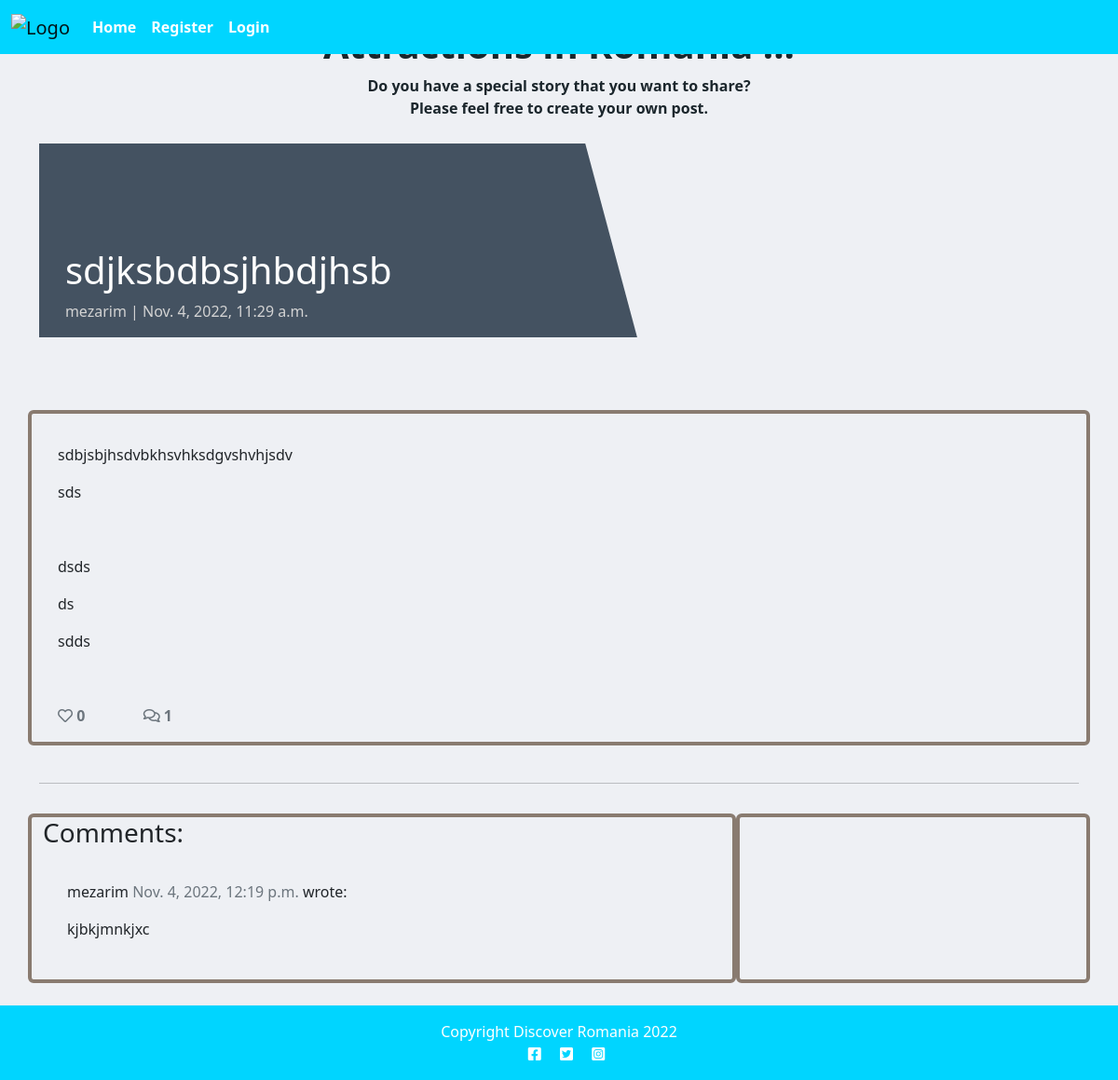
The page /sdjksbdbsjhbdjhsb/ on the database its author committed.
### blog/models.py (models this page shows, shortened)
class Post(models.Model):
    title = models.CharField(max_length=200, unique=True)
    slug = models.SlugField(max_length=200, unique=True)
    author = models.ForeignKey(
        User, on_delete=models.CASCADE, related_name="blog_posts"
    )
    featured_image = CloudinaryField('image', default='placeholder')
    excerpt = models.TextField(blank=True)
    updated_on = models.DateTimeField(auto_now=True)
    content = models.TextField()
    created_on = models.DateTimeField(auto_now_add=True)
    status = models.IntegerField(choices=STATUS, default=0)
    likes = models.ManyToManyField(
        User, related_name='blogpost_like', blank=True)
    class Meta:
        ordering = ["-created_on"]
    def number_of_likes(self):
        return self.likes.count()

class Comment(models.Model):
    post = models.ForeignKey(Post, on_delete=models.CASCADE,
                             related_name="comments")
    name = models.CharField(max_length=80)
    email = models.EmailField()
    body = models.TextField()
    created_on = models.DateTimeField(auto_now_add=True)
    approved = models.BooleanField(default=False)
    class Meta:
        ordering = ["created_on"]

### blog/views.py (the view, shortened to what this page needs)
# urls.py: path('<slug:slug>/', views.PostDetail.as_view(), name='post_detail'),
class PostDetail(View):
    def get(self, request, slug, *args, **kwargs):
        queryset = Post.objects.filter(status=1)
        post = get_object_or_404(queryset, slug=slug)
        comments = post.comments.filter(approved=True).order_by("-created_on")
        liked = False
        if post.likes.filter(id=self.request.user.id).exists():
            liked = True
        return render(
            request,
            "post_detail.html",
            {
                "post": post,
                "comments": comments,
                "commented": False,
                "liked": liked,
                "comment_form": CommentForm()
            },
        )

### templates/post_detail.html (shortened to what this page needs)
{% extends 'base.html' %} {% block content %}
{% load crispy_forms_tags %}
<div class="masthead">
    <div class="container">
        <div class="row g-0">
            <div class="col-md-6 masthead-text">
                <h1 class="post-title">{{ post.title }}</h1>
                <p class="post-subtitle">{{ post.author }} | {{ post.created_on }}</p>
            </div>
            <div class="d-none d-md-block col-md-6 masthead-image">
            </div>
        </div>
    </div>
</div>
<div class="container">
    <div class="row">
        <div class="col card mb-4  mt-3 left  top">
            <div class="card-body">
                <p class="card-text ">
                    {{ post.content | safe }}
                </p>
                <div class="row">
                    <div class="col-1">
                        <strong class="text-secondary"><i class="far fa-heart"></i> {{ post.number_of_likes }} </strong>
                    </div>
                    <div class="col-1">
                        {% with comments.count as total_comments %}
                        <strong class="text-secondary"><i class="far fa-comments"></i>
                            {{ total_comments }}</strong>
                        {% endwith %}
                    </div>
                </div>
            </div>
        </div>
    </div>
    <div class="row">
        <div class="col">
            <hr>
        </div>
    </div>
    <div class="row">
        <div class="col-md-8 card mb-4  mt-3 ">
            <h3>Comments:</h3>
            <div class="card-body">
                {% for comment in comments %}
                <div class="comments" style="padding: 10px;">
                    <p class="font-weight-bold">
                        {{ comment.name }}
                        <span class=" text-muted font-weight-normal">
                            {{ comment.created_on }}
                        </span> wrote:
                    </p>
                    {{ comment.body | linebreaks }}
                </div>
                {% endfor %}
            </div>
        </div>
        <div class="col-md-4 card mb-4  mt-3 ">
            <div class="card-body">
            </div>
        </div>
    </div>
</div>
{% endblock content %}

### static/css/style.css (style rules this page uses)
body { background-color: #EEF0F4; }
.main-bg { background-color: #EEF0F4; }
.card { border: 4px solid #897B70; background-color:#EEF0F4; }
.masthead { margin-top: 10px; overflow: hidden; position: relative; display: inline-block; height: 33vh; width: 100%; }
.masthead-text { background-color: #445261; color: white; position: relative; }
.masthead-image { position: relative; overflow: hidden; }
.masthead-image:after { content: ""; position: absolute; top: 0; right: 90%; height: 100%; width: 150%; background: #445261; -webkit-transform: skew(15deg); -moz-transform: skew(15deg); transform: skew(15deg); z-index: 100; }
.post-title { margin-top: 20%; margin-left: 5%; }
.post-subtitle { margin-left: 5%; color: lightgray; }

### rows shown on the page
Post: title "sdjksbdbsjhbdjhsb", author "mezarim", created_on "Nov. 4, 2022, 11:29 a.m.", content "sdbjsbjhsdvbkhsvhksdgvshvhjsdv sds dsds ds sdds", number_of_likes "0"
Comment: name "mezarim", created_on "Nov. 4, 2022, 12:19 p.m.", body "kjbkjmnkjxc"

### other values the page prints
{{ total_comments }} "1"
